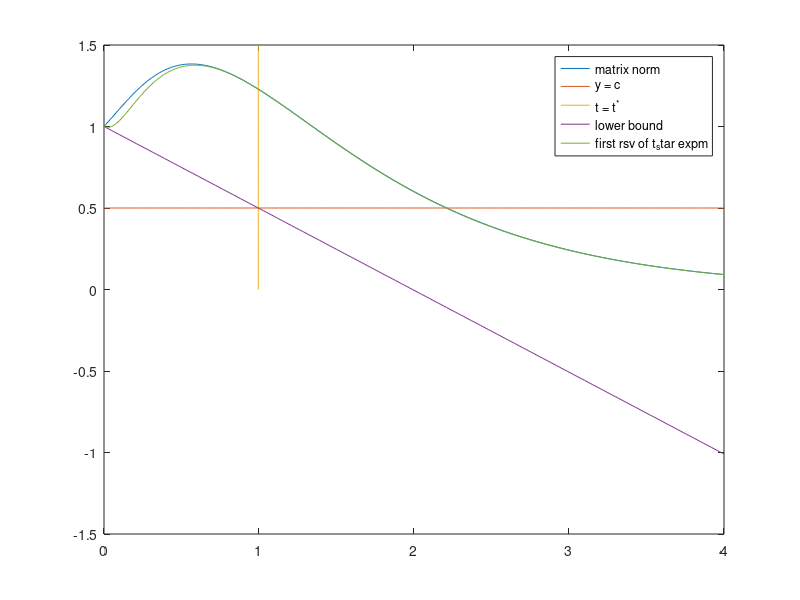

Recreate this plot in MATLAB.
%start with a sample matrix that I know is nonnormal
A = [-1 5; 0 -2];
[V,D] = eig(transpose(A)*A);
[U,T] = schur(A);

ts = 0 : .01: 4;
eAs = zeros(size(ts));
for i = 1:length(ts)
    t = ts(i);
    eAs(i) = norm(expm(t.*A));
end

%setting thresh c = 1 just to test
c = 0.5;

%from goldman supplemental materials
%EPSILON = smalles epsilon for which sigma_eps touches x = 0
eps = 10^(-.44); %NEED TO DEFINE NONMANUALLY LOL %use eigtool
M = max(eAs);
t_star = (1-c)/(eps*M);

eA_star = expm(t_star.*A);
[u,s,v] = svd(eA_star);
vbig = v(:,1);

y1 = zeros(size(ts));
y2 = zeros(size(ts));
y3 = zeros(size(ts));
y4 = zeros(size(ts));
y5 = zeros(size(ts));

for i = 1:length(ts)
    t = ts(i);
    eA = expm(t.*A);
    [u,s,v] = svd(eA);
    [u1,s1,v1] = svd(expm(t.*T));
    y1(i) = norm(eA * v(:,1)); %this should be equal to the matrix norm
    %plot lower bd
    y2(i) = 1 - M*eps*t;

    y3(i) = norm(expm(t.*A));
    y4(i) = norm(eA * vbig);

    % y5(i) = norm(eA*U(:,2));

end


figure;
plot(ts,y3,'DisplayName','matrix norm')
hold on
plot(ts,c*ones(size(ts)),'DisplayName','y = c')
plot(t_star*ones(size(0:.1:1.5)),0:.1:1.5,'DisplayName','t = t^*')
%evs
% plot(ts,y1)
plot(ts,y2,'DisplayName','lower bound')
plot(ts,y4,'DisplayName','first rsv of t_star expm')
%schur modes
% plot(ts,y5)
legend
